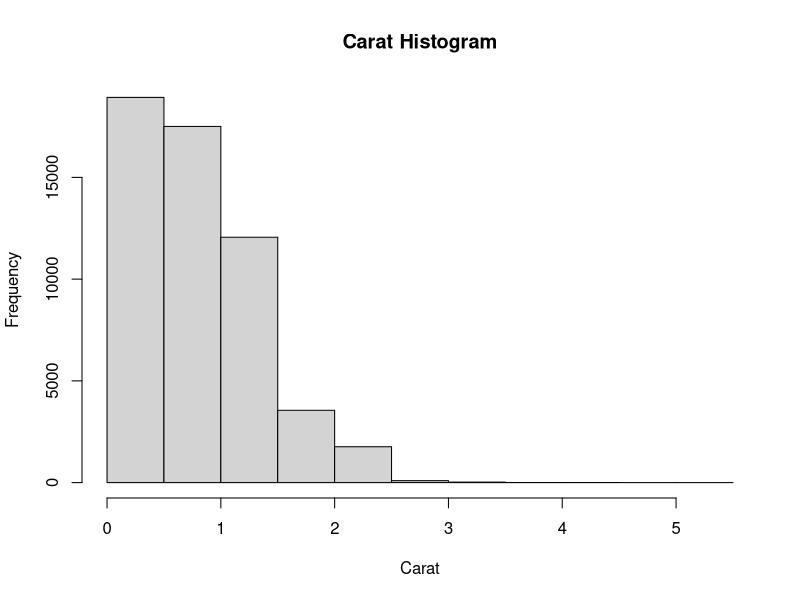
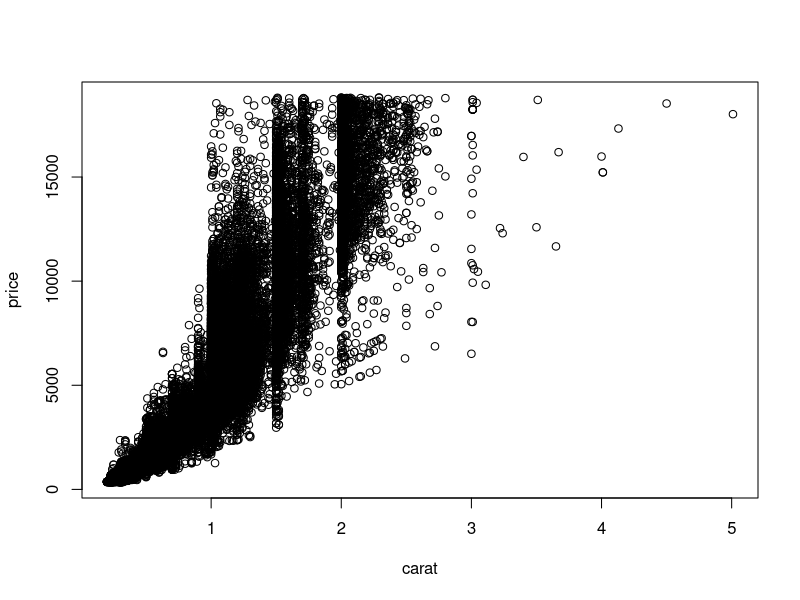
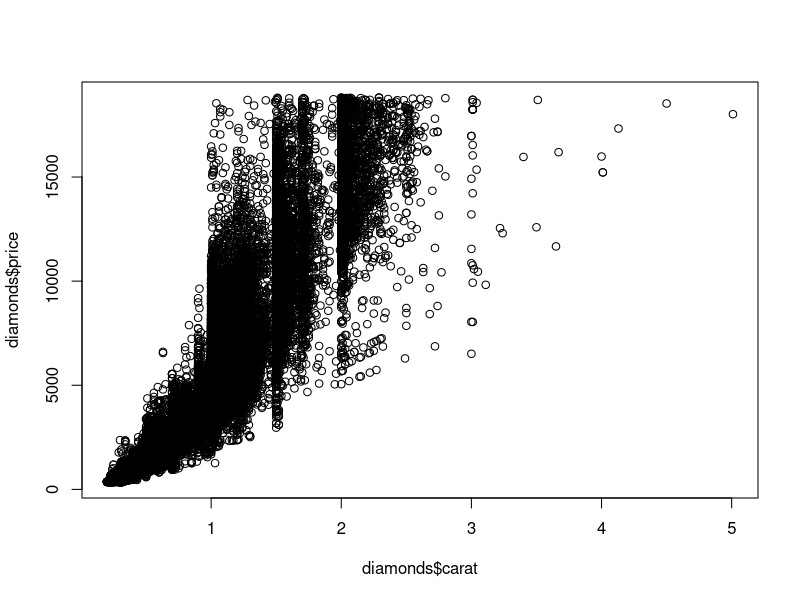
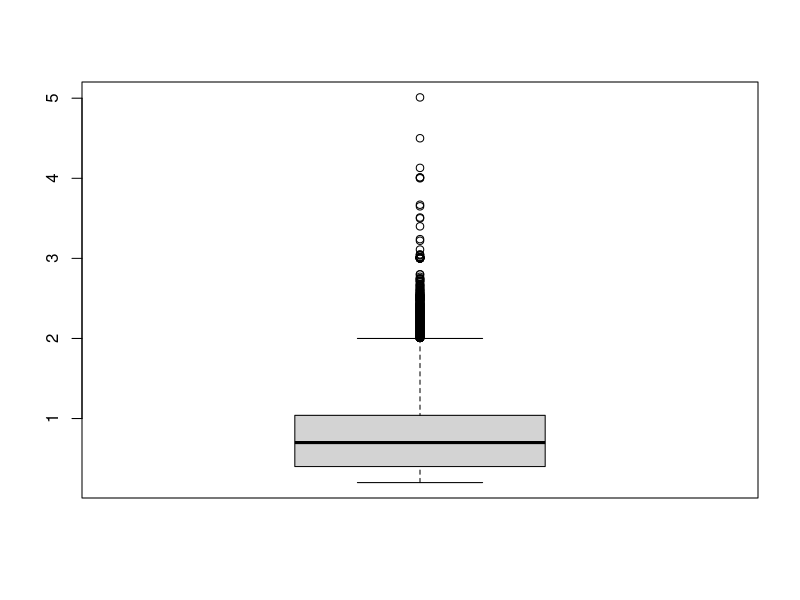
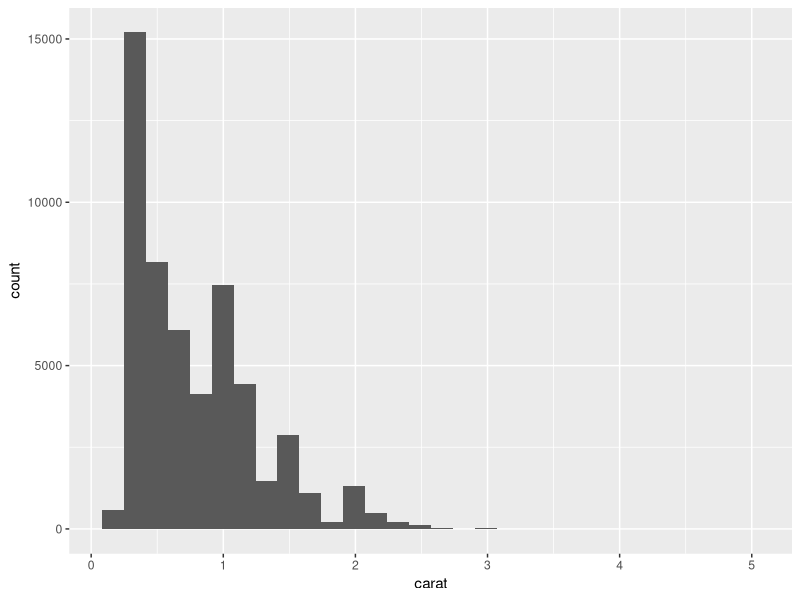
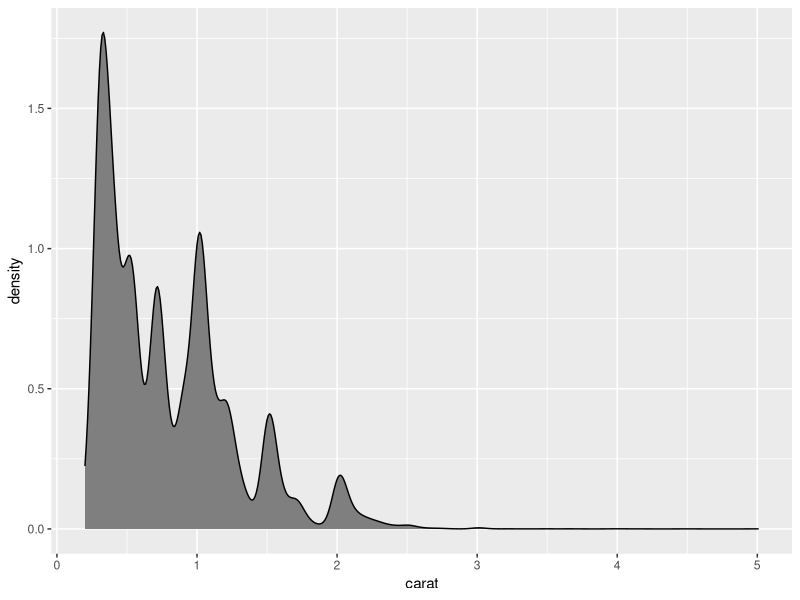
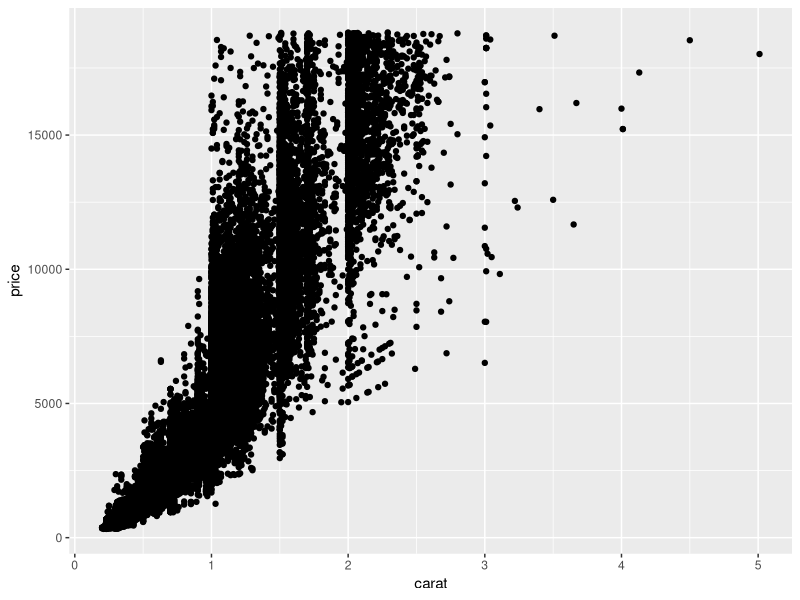
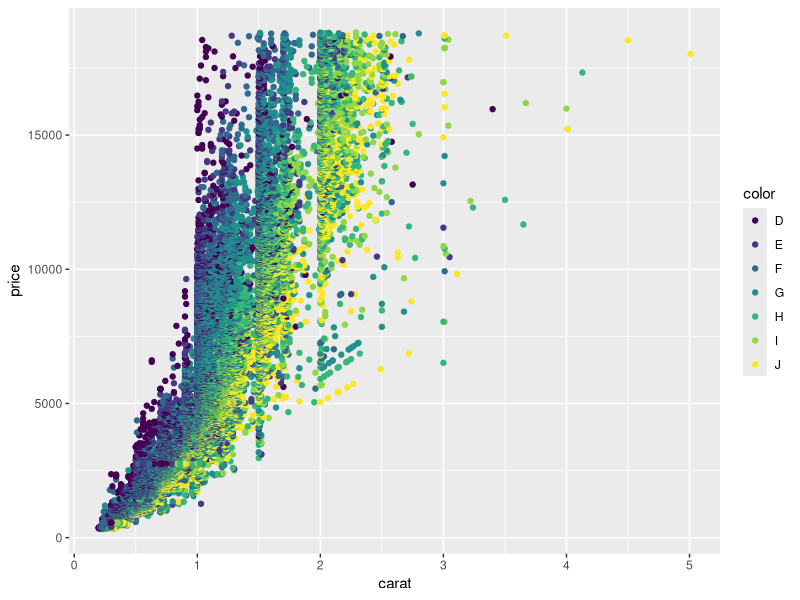

These figures' R source, in order:
library(ggplot2)
require(ggplot2)
data(diamonds)
head(diamonds)

hist(diamonds$carat, main = "Carat Histogram", xlab = "Carat")

plot(price ~ carat, data = diamonds)

plot(diamonds$carat, diamonds$price)

boxplot(diamonds$carat)

ggplot(data = diamonds) + geom_histogram(aes(x = carat))

ggplot(data = diamonds) + geom_density(aes(x = carat), fill = "grey50")

ggplot(diamonds, aes(x = carat, y = price)) + geom_point()

## basico ggplot de una variable

g <- ggplot(diamonds, aes(x = carat, y = price))

g + geom_point(aes(color=color))

g + geom_point(aes(color=color)) + facet_wrap(~color)

g + geom_point(aes(color = color)) + facet_grid(cut ~ clarity)

ggplot(diamonds, aes(x = carat)) + geom_histogram() + facet_wrap(~color)

ggplot(diamonds, aes(y = carat, x = cut)) + geom_boxplot()

ggplot(diamonds, aes(y = carat, x = cut)) + geom_violin()

ggplot(diamonds, aes(y = carat, x = cut)) + geom_point() + geom_violin()

ggplot(diamonds, aes(y = carat, x = cut)) + geom_violin() + geom_point()

## graficos lineales 

ggplot(economics, aes(x = date, y = pop)) + geom_line()

r <- economics
head(r)

require(lubridate)
economics$year <- year(economics$date)
economics$month <- month(economics$date, label=TRUE)
econ2000 <- economics[which(economics$year >=2000), ]

require(scales)
g <- ggplot(econ2000, aes(x=month, y=pop))
g
g <- g + geom_line(aes(color=factor(year), group=year))
g
g <- g + scale_color_discrete(name="Year")
g
g <- g + scale_y_continuous(labels=comma)
g
g <- g + labs(title="Population Growth", x="Month", y="Population")
g

require(ggthemes)
## construiyendo un grafico del tipo g2
g2 <- ggplot(diamonds, aes(x=carat, y=price)) + geom_point(aes(color=color))

head(diamonds)
summary(diamonds$carat)
summary(diamonds$price)
## aplicando unos pocos "themes"
g2 + theme_economist() + scale_colour_economist()
g2 + theme_excel() + scale_colour_excel()
g2 + theme_tufte()
g2 + theme_wsj()



